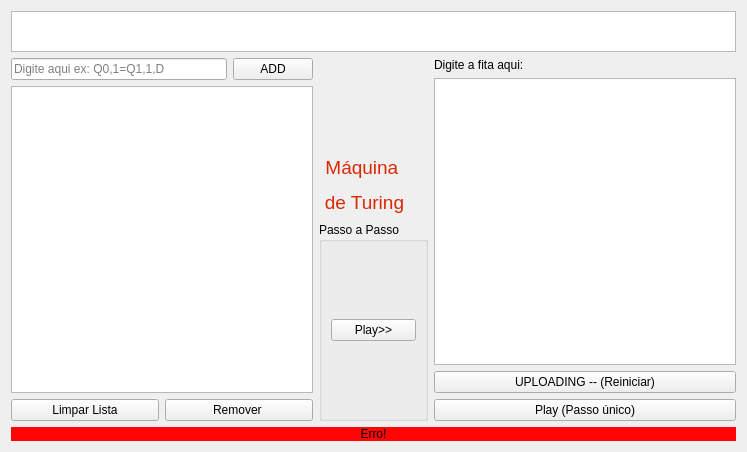
<?xml version="1.0" encoding="UTF-8"?>
<ui version="4.0">
 <class>Frame</class>
 <widget class="QFrame" name="Frame">
  <property name="geometry">
   <rect>
    <x>0</x>
    <y>0</y>
    <width>747</width>
    <height>452</height>
   </rect>
  </property>
  <property name="windowTitle">
   <string>Simulador (Maquina de Turing)</string>
  </property>
  <layout class="QVBoxLayout" name="verticalLayout_5">
   <item>
    <widget class="QListWidget" name="campoFita">
     <property name="maximumSize">
      <size>
       <width>16777215</width>
       <height>41</height>
      </size>
     </property>
     <property name="isWrapping" stdset="0">
      <bool>false</bool>
     </property>
     <property name="viewMode">
      <enum>QListView::IconMode</enum>
     </property>
     <property name="sortingEnabled">
      <bool>false</bool>
     </property>
    </widget>
   </item>
   <item>
    <layout class="QHBoxLayout" name="horizontalLayout_3">
     <item>
      <layout class="QVBoxLayout" name="verticalLayout">
       <item>
        <layout class="QHBoxLayout" name="horizontalLayout">
         <item>
          <widget class="QLineEdit" name="linhaComando">
           <property name="toolTip">
            <string>&lt;html&gt;&lt;head/&gt;&lt;body&gt;&lt;p align=&quot;center&quot;&gt;Digite aqui ex: Q0,1=Q1,1,D&lt;/p&gt;&lt;p align=&quot;center&quot;&gt;pode ser minusculas ou maiusculas não coloque (parenteses)&lt;/p&gt;&lt;/body&gt;&lt;/html&gt;</string>
           </property>
           <property name="whatsThis">
            <string>&lt;html&gt;&lt;head/&gt;&lt;body&gt;&lt;p&gt;&lt;br/&gt;&lt;/p&gt;&lt;/body&gt;&lt;/html&gt;</string>
           </property>
           <property name="placeholderText">
            <string>Digite aqui ex: Q0,1=Q1,1,D</string>
           </property>
          </widget>
         </item>
         <item>
          <widget class="QPushButton" name="addComando">
           <property name="text">
            <string>ADD</string>
           </property>
          </widget>
         </item>
        </layout>
       </item>
       <item>
        <widget class="QListWidget" name="listaComando"/>
       </item>
       <item>
        <layout class="QHBoxLayout" name="horizontalLayout_2">
         <item>
          <widget class="QPushButton" name="limparLista">
           <property name="text">
            <string>Limpar Lista</string>
           </property>
          </widget>
         </item>
         <item>
          <widget class="QPushButton" name="removerComando">
           <property name="text">
            <string>Remover </string>
           </property>
          </widget>
         </item>
        </layout>
       </item>
      </layout>
     </item>
     <item>
      <layout class="QVBoxLayout" name="verticalLayout_3">
       <item>
        <widget class="QLabel" name="label_3">
         <property name="minimumSize">
          <size>
           <width>91</width>
           <height>91</height>
          </size>
         </property>
         <property name="maximumSize">
          <size>
           <width>91</width>
           <height>91</height>
          </size>
         </property>
         <property name="text">
          <string/>
         </property>
         <property name="pixmap">
          <pixmap>../../turing_type_b-512.jpg</pixmap>
         </property>
         <property name="scaledContents">
          <bool>true</bool>
         </property>
        </widget>
       </item>
       <item>
        <widget class="QLabel" name="label_2">
         <property name="minimumSize">
          <size>
           <width>91</width>
           <height>61</height>
          </size>
         </property>
         <property name="maximumSize">
          <size>
           <width>91</width>
           <height>61</height>
          </size>
         </property>
         <property name="text">
          <string>&lt;html&gt;&lt;head/&gt;&lt;body&gt;&lt;p align=&quot;center&quot;&gt;&lt;span style=&quot; font-size:14pt; color:#da2805;&quot;&gt;Máquina &lt;/span&gt;&lt;/p&gt;&lt;p align=&quot;center&quot;&gt;&lt;span style=&quot; font-size:14pt; color:#da2805;&quot;&gt;de Turing&lt;/span&gt;&lt;/p&gt;&lt;/body&gt;&lt;/html&gt;</string>
         </property>
        </widget>
       </item>
       <item>
        <widget class="QGroupBox" name="boxPassoaPasso">
         <property name="minimumSize">
          <size>
           <width>95</width>
           <height>56</height>
          </size>
         </property>
         <property name="title">
          <string>Passo a Passo</string>
         </property>
         <property name="flat">
          <bool>false</bool>
         </property>
         <property name="checkable">
          <bool>false</bool>
         </property>
         <layout class="QVBoxLayout" name="verticalLayout_2">
          <item>
           <widget class="QPushButton" name="playPassoaPasso">
            <property name="text">
             <string>Play&gt;&gt;</string>
            </property>
           </widget>
          </item>
         </layout>
        </widget>
       </item>
      </layout>
     </item>
     <item>
      <layout class="QVBoxLayout" name="verticalLayout_4">
       <item>
        <widget class="QLabel" name="label">
         <property name="styleSheet">
          <string notr="true">font: 11pt &quot;MS Shell Dlg 2&quot;;</string>
         </property>
         <property name="text">
          <string>Digite a fita aqui:</string>
         </property>
        </widget>
       </item>
       <item>
        <widget class="QPlainTextEdit" name="campoEditarFita">
         <property name="toolTip">
          <string>&lt;html&gt;&lt;head/&gt;&lt;body&gt;&lt;p align=&quot;center&quot;&gt;&lt;span style=&quot; font-size:10pt;&quot;&gt;A primeira letra (ou numero) indica onde a fita começa,&lt;br/&gt;a letra &amp;quot;B&amp;quot;(Maiusculo) indica o final do programa.&lt;/span&gt;&lt;/p&gt;&lt;/body&gt;&lt;/html&gt;</string>
         </property>
         <property name="styleSheet">
          <string notr="true">font: 12pt &quot;MS Shell Dlg 2&quot;;</string>
         </property>
         <property name="plainText">
          <string/>
         </property>
         <property name="backgroundVisible">
          <bool>false</bool>
         </property>
         <property name="centerOnScroll">
          <bool>false</bool>
         </property>
         <property name="placeholderText">
          <string>ex:10000000000B</string>
         </property>
        </widget>
       </item>
       <item>
        <widget class="QPushButton" name="botaoUpload">
         <property name="text">
          <string>UPLOADING -- (Reiniciar)</string>
         </property>
        </widget>
       </item>
       <item>
        <widget class="QPushButton" name="botaoPlay">
         <property name="text">
          <string>Play (Passo único)</string>
         </property>
        </widget>
       </item>
      </layout>
     </item>
    </layout>
   </item>
   <item>
    <widget class="QLabel" name="logConsole">
     <property name="toolTip">
      <string>&lt;html&gt;&lt;head/&gt;&lt;body&gt;&lt;p&gt;&lt;br/&gt;&lt;/p&gt;&lt;/body&gt;&lt;/html&gt;</string>
     </property>
     <property name="whatsThis">
      <string>&lt;html&gt;&lt;head/&gt;&lt;body&gt;&lt;p&gt;&lt;br/&gt;&lt;/p&gt;&lt;/body&gt;&lt;/html&gt;</string>
     </property>
     <property name="styleSheet">
      <string notr="true">font: 75 11pt &quot;MS Shell Dlg 2&quot;;
background-color: rgb(255, 5, 5);</string>
     </property>
     <property name="text">
      <string>&lt;html&gt;&lt;head/&gt;&lt;body&gt;&lt;p align=&quot;center&quot;&gt;Erro!&lt;/p&gt;&lt;/body&gt;&lt;/html&gt;</string>
     </property>
    </widget>
   </item>
  </layout>
 </widget>
 <resources/>
 <connections/>
</ui>
